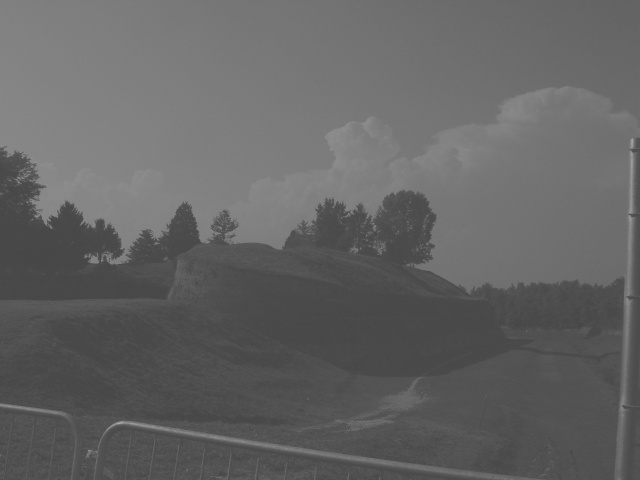
#> input picture lab3/hist_gray.jpg, 640 x 480 px
$ python zad6.py
#> lines starting #> are read from the running program, lines starting #| are printed output that depends on the picture
import matplotlib.pyplot as plt
from PIL import Image
import numpy as np
from skimage.exposure import equalize_hist

def equalization(src: np.ndarray) -> np.ndarray:
    size = src.shape

    tmp = np.asarray([np.size(src[src <= x]) for x in range(256)])
    trans_map = (255 * tmp) // (size[0] * size[1])

    return trans_map[src]

def hist(title: str, axes: plt.Axes, src: np.ndarray) -> None:
    axes[0].set_title(title)
    axes[0].imshow(src, cmap = 'gray')
    axes[1].set_title(f'{title} - histogram')
    axes[1].hist(src.flatten(), bins = 256)
    axes[1].set_xlim(0, 255)

img = np.asarray(Image.open('hist_gray.jpg')), np.asarray(Image.open('hist_couple.bmp'))
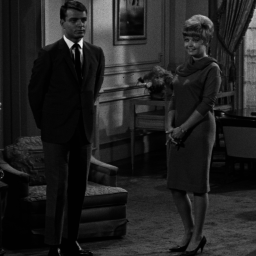
#> input picture lab3/hist_couple.bmp, 256 x 256 px
figure, axes = plt.subplots(2, 6, num = 'Zadanie 6')

hist('hist_gray.jpg', axes[0, :2], img[0])
#> in hist, src is the input picture: shape (480, 640); min 65, max 175, mean 100.1
hist('hist_gray.jpg - gotowa funkcja', axes[0, 2:4], np.asarray(equalize_hist(img[0]) * 255, dtype = np.uint8))
#> call 2 of hist, with title = 'hist_gray.jpg - gotowa funkcja', axes = array of shape (2,)
#> in hist (call 2), `axes[1].hist(src.flatten(), bins = 256)`:
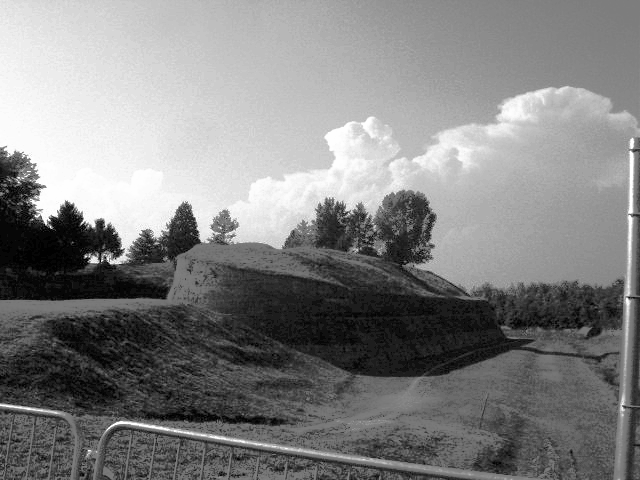
#> src: shape (480, 640); min 0, max 255, mean 129.9
hist('hist_gray.jpg - własna funkcja', axes[0, 4:], equalization(img[0]))
#> in equalization, `tmp = np.asarray([np.size(src[src <= x]) for x in range(256)])`: tmp = 256 values from 0 to 307200
#> in equalization, `trans_map = (255 * tmp) // (size[0] * size[1])`: trans_map = 256 values from 0 to 255
hist('hist_couple.bmp', axes[1, :2], img[1])
#> in hist, src is the input picture: shape (256, 256); min 1, max 244, mean 33.4
hist('hist_couple.bmp - gotowa funkcja', axes[1, 2:4], np.asarray(equalize_hist(img[1]) * 255, dtype = np.uint8))
#> in hist (call 5), `axes[1].hist(src.flatten(), bins = 256)`:
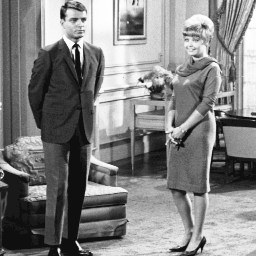
#> src: shape (256, 256); min 15, max 255, mean 129.1
hist('hist_couple.bmp - własna funkcja', axes[1, 4:], equalization(img[1]))

plt.show()
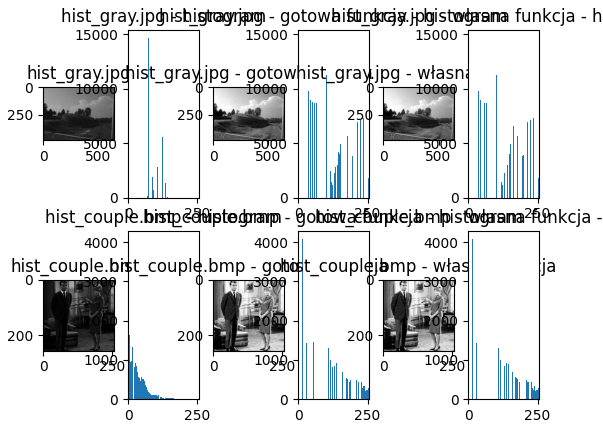
#> figure drawn by matplotlib, 12 panels; panel 2: tallest bar 14707 high, from x = 73.59 to 74.02; panel 4: tallest bar 14707 high, from x = 28.89 to 29.88; panel 6: tallest bar 14707 high, from x = 28.89 to 29.88; panel 8: tallest bar 4076 high, from x = 1 to 1.95
